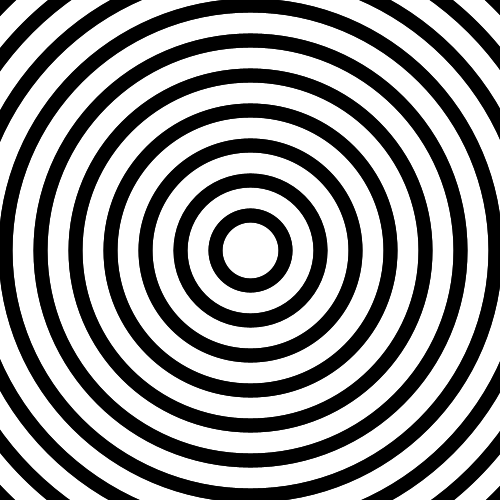
Frame 1 (no input)
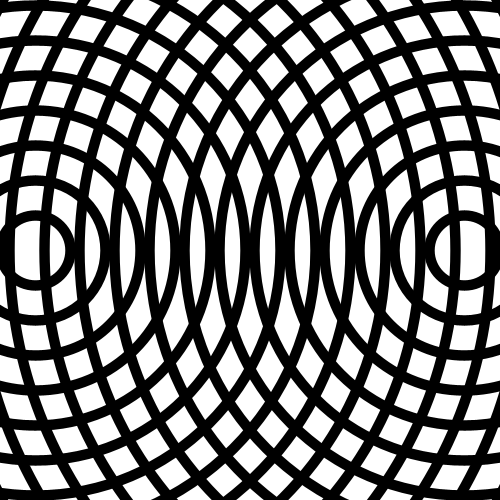
Frame 60 (the mouse pressed at the canvas centre just before this capture)
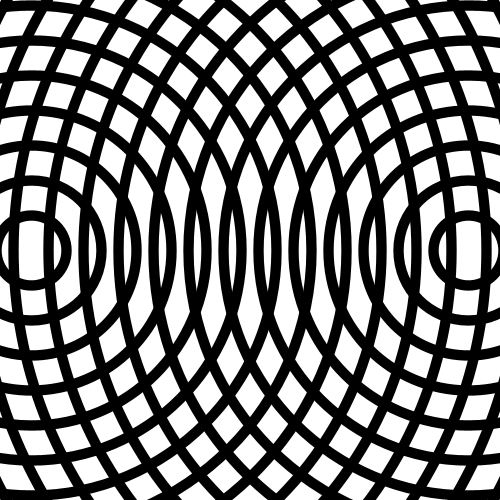
Frame 120 (the mouse held since frame 60 and released just before this capture)

The Processing sketch that drew these frames (run headless with seeded random() and noise(); from frame 60 on, the mouse is pressed at the canvas centre):

// Processing sketch: processing_136528
// ── processing_136528.pde

float theta;
float diam = 70;
int num = 15;

void setup() {
  size(500, 500);
  background(255);
  noFill();
}


void draw() {
  background(255);
  stroke(0);
  strokeWeight(diam/3);
  float y = height/2;

  for (int i=1; i<num+1; i++) {
    float x = map(sin(theta), -1, 1, 0, width);    
    float sw = map(sin(theta), -1, 1, 3, 7); 
    strokeWeight(diam/sw);
    ellipse(x, y, i*diam, i*diam);
    ellipse(width-x, y, i*diam, i*diam);
  }
  theta += 0.0523/3;
  
  
}
